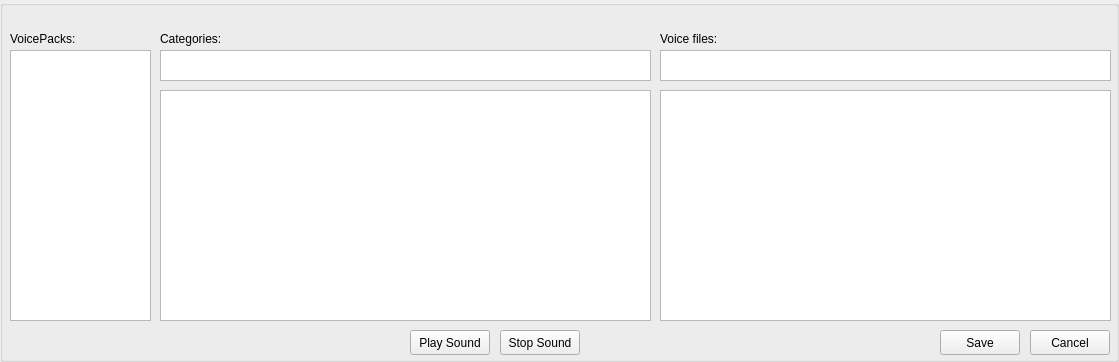
<?xml version="1.0" encoding="UTF-8"?>
<ui version="4.0">
 <class>SoundSelect</class>
 <widget class="QGroupBox" name="SoundSelect">
  <property name="geometry">
   <rect>
    <x>0</x>
    <y>0</y>
    <width>1119</width>
    <height>362</height>
   </rect>
  </property>
  <property name="windowTitle">
   <string>Sound selection</string>
  </property>
  <property name="locale">
   <locale language="English" country="UnitedStates"/>
  </property>
  <widget class="QLabel" name="labelVoicepacks">
   <property name="geometry">
    <rect>
     <x>10</x>
     <y>30</y>
     <width>111</width>
     <height>17</height>
    </rect>
   </property>
   <property name="locale">
    <locale language="English" country="UnitedStates"/>
   </property>
   <property name="text">
    <string>VoicePacks:</string>
   </property>
  </widget>
  <widget class="QLabel" name="labelCategories">
   <property name="geometry">
    <rect>
     <x>160</x>
     <y>30</y>
     <width>111</width>
     <height>17</height>
    </rect>
   </property>
   <property name="locale">
    <locale language="English" country="UnitedStates"/>
   </property>
   <property name="text">
    <string>Categories:</string>
   </property>
  </widget>
  <widget class="QListView" name="listFiles">
   <property name="geometry">
    <rect>
     <x>660</x>
     <y>90</y>
     <width>451</width>
     <height>231</height>
    </rect>
   </property>
   <property name="locale">
    <locale language="English" country="UnitedStates"/>
   </property>
   <property name="editTriggers">
    <set>QAbstractItemView::NoEditTriggers</set>
   </property>
   <property name="showDropIndicator" stdset="0">
    <bool>false</bool>
   </property>
   <property name="alternatingRowColors">
    <bool>true</bool>
   </property>
  </widget>
  <widget class="QListView" name="listCategories">
   <property name="enabled">
    <bool>true</bool>
   </property>
   <property name="geometry">
    <rect>
     <x>160</x>
     <y>90</y>
     <width>491</width>
     <height>231</height>
    </rect>
   </property>
   <property name="locale">
    <locale language="English" country="UnitedStates"/>
   </property>
   <property name="editTriggers">
    <set>QAbstractItemView::NoEditTriggers</set>
   </property>
   <property name="showDropIndicator" stdset="0">
    <bool>false</bool>
   </property>
   <property name="alternatingRowColors">
    <bool>true</bool>
   </property>
  </widget>
  <widget class="QListView" name="listVoicepacks">
   <property name="geometry">
    <rect>
     <x>10</x>
     <y>50</y>
     <width>141</width>
     <height>271</height>
    </rect>
   </property>
   <property name="locale">
    <locale language="English" country="UnitedStates"/>
   </property>
   <property name="editTriggers">
    <set>QAbstractItemView::NoEditTriggers</set>
   </property>
   <property name="showDropIndicator" stdset="0">
    <bool>false</bool>
   </property>
   <property name="alternatingRowColors">
    <bool>true</bool>
   </property>
  </widget>
  <widget class="QLabel" name="labelFiles">
   <property name="geometry">
    <rect>
     <x>660</x>
     <y>30</y>
     <width>111</width>
     <height>17</height>
    </rect>
   </property>
   <property name="locale">
    <locale language="English" country="UnitedStates"/>
   </property>
   <property name="text">
    <string>Voice files:</string>
   </property>
  </widget>
  <widget class="QPushButton" name="buttonOkay">
   <property name="enabled">
    <bool>true</bool>
   </property>
   <property name="geometry">
    <rect>
     <x>940</x>
     <y>330</y>
     <width>80</width>
     <height>25</height>
    </rect>
   </property>
   <property name="locale">
    <locale language="English" country="UnitedStates"/>
   </property>
   <property name="text">
    <string>Save</string>
   </property>
  </widget>
  <widget class="QPushButton" name="buttonCancel">
   <property name="geometry">
    <rect>
     <x>1030</x>
     <y>330</y>
     <width>80</width>
     <height>25</height>
    </rect>
   </property>
   <property name="locale">
    <locale language="English" country="UnitedStates"/>
   </property>
   <property name="text">
    <string>Cancel</string>
   </property>
  </widget>
  <widget class="QPlainTextEdit" name="filterCategories">
   <property name="geometry">
    <rect>
     <x>160</x>
     <y>50</y>
     <width>491</width>
     <height>31</height>
    </rect>
   </property>
   <property name="toolTip">
    <string>Filter categories</string>
   </property>
   <property name="statusTip">
    <string>Filter</string>
   </property>
  </widget>
  <widget class="QPlainTextEdit" name="filterFiles">
   <property name="geometry">
    <rect>
     <x>660</x>
     <y>50</y>
     <width>451</width>
     <height>31</height>
    </rect>
   </property>
   <property name="toolTip">
    <string>Filter voice files</string>
   </property>
   <property name="statusTip">
    <string>Filter</string>
   </property>
   <property name="plainText">
    <string/>
   </property>
  </widget>
  <widget class="QPushButton" name="buttonPlaySound">
   <property name="geometry">
    <rect>
     <x>410</x>
     <y>330</y>
     <width>80</width>
     <height>25</height>
    </rect>
   </property>
   <property name="toolTip">
    <string/>
   </property>
   <property name="text">
    <string>Play Sound</string>
   </property>
  </widget>
  <widget class="QPushButton" name="buttonStopSound">
   <property name="geometry">
    <rect>
     <x>500</x>
     <y>330</y>
     <width>80</width>
     <height>25</height>
    </rect>
   </property>
   <property name="toolTip">
    <string/>
   </property>
   <property name="text">
    <string>Stop Sound</string>
   </property>
  </widget>
 </widget>
 <resources/>
 <connections/>
</ui>
